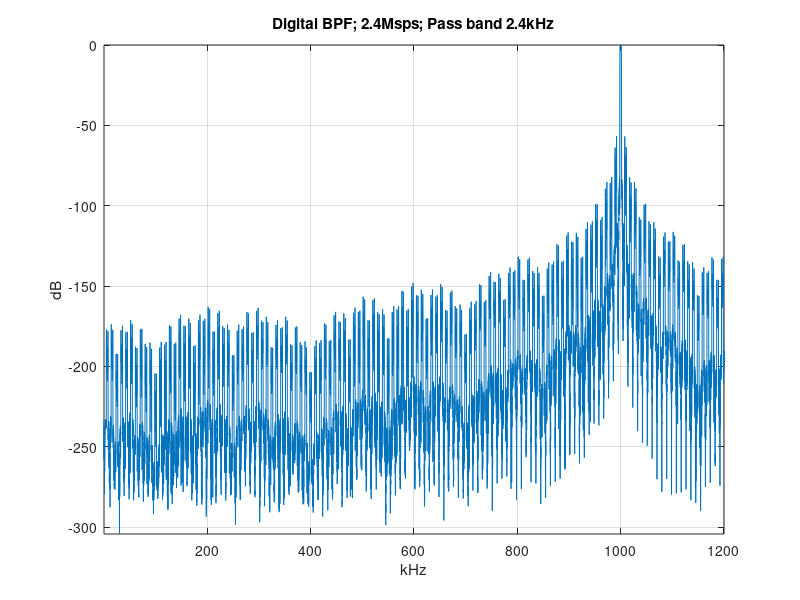

Source code (MATLAB):
function bpf
clear al;
close all;

% len = 1e6;
% s = randn(1, len) + 1i.*randn(1, len);
% r = bpf_down_core(s);

% r = upsample(r, 256);

% pwelch(r);

s = [1, zeros(1,2047)];
r = bpf_down_core(s);
r = bpf_up_core(r);
len = length(r);
% figure; plot(r);

% fvtool(r, 1);

fo = 1e6-90;
r = r.*exp(1i.*2.*pi.*fo.*(0 : (len-1))./2.4e6);

spec_dB = 10.*log10(abs(fft(r)).^2);
spec_dB = [spec_dB(( (len/2) + 1 ):end), spec_dB(1:(len/2))];
spec_dB = spec_dB - max(spec_dB);
x_data = linspace(-1.2e3, 1.2e3, len);

figure; plot(x_data(( (len/2)+1) : end), spec_dB(( (len/2)+1) : end)); axis tight; grid on; 
title('Digital BPF; 2.4Msps; Pass band 2.4kHz');
xlabel('kHz'); ylabel('dB');


%  2.4Msps --> 9.4kHz (decimation 256)
%  bandwidth 2.4kHz
function b = bpf_down_core(a)
persistent b0 b1 b2 b3 b4 b5 b6 b7 b8 b9 b10 b11 b12 b13 b14 b15
if isempty(b0)
    % --------------------------------
    b0 = load('hb0.mat'); % HB
    b0 = b0.Num; %pass: 1.2kHz; 2.4M --> 1.2M

    b1 = load('fir1.mat'); % FIR @ 1.2M
    b1 = b1.Num; %pass: 1.2kHz; stop: 0.3MHz -80dB

    % --------------------------------
    b2 = load('hb2.mat'); % HB
    b2 = b2.Num; %pass: 1.2kHz; 1.2M --> 0.6M

    b3 = load('fir3.mat'); % FIR @ 0.6M
    b3 = b3.Num; %pass: 1.2kHz; stop: (0.6/4)MHz -80dB

    % --------------------------------
    b4 = load('hb4.mat'); % HB
    b4 = b4.Num; %pass: 1.2kHz; 0.6M --> 0.3M

    b5 = load('fir5.mat'); % FIR @ 0.3M
    b5 = b5.Num; %pass: 1.2kHz; stop: (0.3/4)MHz -80dB

    % --------------------------------
    b6 = load('hb6.mat'); % HB
    b6 = b6.Num; %pass: 1.2kHz; 0.3M --> 0.15M

    b7 = load('fir7.mat'); % FIR @ 0.15M
    b7 = b7.Num; %pass: 1.2kHz; stop: (0.15/4)MHz -80dB

    % --------------------------------
    b8 = load('hb8.mat'); % HB
    b8 = b8.Num; %pass: 1.2kHz; 0.15M --> (0.15/2)M

    b9 = load('fir9.mat'); % FIR @ (0.15/2)M
    b9 = b9.Num; %pass: 1.2kHz; stop: (0.15/8)MHz -80dB

    % --------------------------------
    b10 = load('hb10.mat'); % HB
    b10 = b10.Num; %pass: 1.2kHz; (0.15/2)M --> (0.15/4)M

    b11 = load('fir11.mat'); % FIR @ (0.15/4)M
    b11 = b11.Num; %pass: 1.2kHz; stop: (0.15/16)MHz -80dB

    % --------------------------------
    b12 = load('hb12.mat'); % HB
    b12 = b12.Num; %pass: 1.2kHz; (0.15/4)M --> (0.15/8)M

    b13 = load('fir13.mat'); % FIR @ (0.15/8)M
    b13 = b13.Num; %pass: 1.2kHz; stop: (0.15/32)MHz -80dB

    % --------------------------------
    b14 = load('hb14.mat'); % HB
    b14 = b14.Num; %pass: 1.2kHz; (0.15/8)M --> (0.15/16)M

    b15 = load('fir15.mat'); % FIR @ 9.4kHz
    b15 = b15.Num; %pass: 1.2kHz; stop: 1.8kHz -80dB
end

a0 = downsample( conv(a, b0), 2 );
a1 = conv(a0, b1);

a2 = downsample( conv(a1, b2), 2 );
a3 = conv(a2, b3);

a4 = downsample( conv(a3, b4), 2 );
a5 = conv(a4, b5);

a6 = downsample( conv(a5, b6), 2 );
a7 = conv(a6, b7);

a8 = downsample( conv(a7, b8), 2 );
a9 = conv(a8, b9);

a10 = downsample( conv(a9, b10), 2 );
a11 = conv(a10, b11);

a12 = downsample( conv(a11, b12), 2 );
a13 = conv(a12, b13);

a14 = downsample( conv(a13, b14), 2 );
a15 = conv(a14, b15);

b = a15;

%  9.4kHz --> 2.4Msps (upsample 256)
%  bandwidth 2.4kHz
function b = bpf_up_core(a)
persistent b0 b1 b2 b3 b4 b5 b6 b7 b8 b9 b10 b11 b12 b13 b14 b15
if isempty(b0)
    % --------------------------------
    b0 = load('hb0.mat'); % HB
    b0 = b0.Num; %pass: 1.2kHz; 2.4M --> 1.2M

    b1 = load('fir1.mat'); % FIR @ 1.2M
    b1 = b1.Num; %pass: 1.2kHz; stop: 0.3MHz -80dB

    % --------------------------------
    b2 = load('hb2.mat'); % HB
    b2 = b2.Num; %pass: 1.2kHz; 1.2M --> 0.6M

    b3 = load('fir3.mat'); % FIR @ 0.6M
    b3 = b3.Num; %pass: 1.2kHz; stop: (0.6/4)MHz -80dB

    % --------------------------------
    b4 = load('hb4.mat'); % HB
    b4 = b4.Num; %pass: 1.2kHz; 0.6M --> 0.3M

    b5 = load('fir5.mat'); % FIR @ 0.3M
    b5 = b5.Num; %pass: 1.2kHz; stop: (0.3/4)MHz -80dB

    % --------------------------------
    b6 = load('hb6.mat'); % HB
    b6 = b6.Num; %pass: 1.2kHz; 0.3M --> 0.15M

    b7 = load('fir7.mat'); % FIR @ 0.15M
    b7 = b7.Num; %pass: 1.2kHz; stop: (0.15/4)MHz -80dB

    % --------------------------------
    b8 = load('hb8.mat'); % HB
    b8 = b8.Num; %pass: 1.2kHz; 0.15M --> (0.15/2)M

    b9 = load('fir9.mat'); % FIR @ (0.15/2)M
    b9 = b9.Num; %pass: 1.2kHz; stop: (0.15/8)MHz -80dB

    % --------------------------------
    b10 = load('hb10.mat'); % HB
    b10 = b10.Num; %pass: 1.2kHz; (0.15/2)M --> (0.15/4)M

    b11 = load('fir11.mat'); % FIR @ (0.15/4)M
    b11 = b11.Num; %pass: 1.2kHz; stop: (0.15/16)MHz -80dB

    % --------------------------------
    b12 = load('hb12.mat'); % HB
    b12 = b12.Num; %pass: 1.2kHz; (0.15/4)M --> (0.15/8)M

    b13 = load('fir13.mat'); % FIR @ (0.15/8)M
    b13 = b13.Num; %pass: 1.2kHz; stop: (0.15/32)MHz -80dB

    % --------------------------------
    b14 = load('hb14.mat'); % HB
    b14 = b14.Num; %pass: 1.2kHz; (0.15/8)M --> (0.15/16)M

    b15 = load('fir15.mat'); % FIR @ 9.4kHz
    b15 = b15.Num; %pass: 1.2kHz; stop: 1.8kHz -80dB
end

a14 = conv( upsample(a, 2), b14 );
a12 = conv( upsample(a14, 2), b12 );
a10 = conv( upsample(a12, 2), b10 );
a8 = conv( upsample(a10, 2), b8 );
a6 = conv( upsample(a8, 2), b6 );
a4 = conv( upsample(a6, 2), b4 );
a2 = conv( upsample(a4, 2), b2 );
a0 = conv( upsample(a2, 2), b0 );

b = a0;
